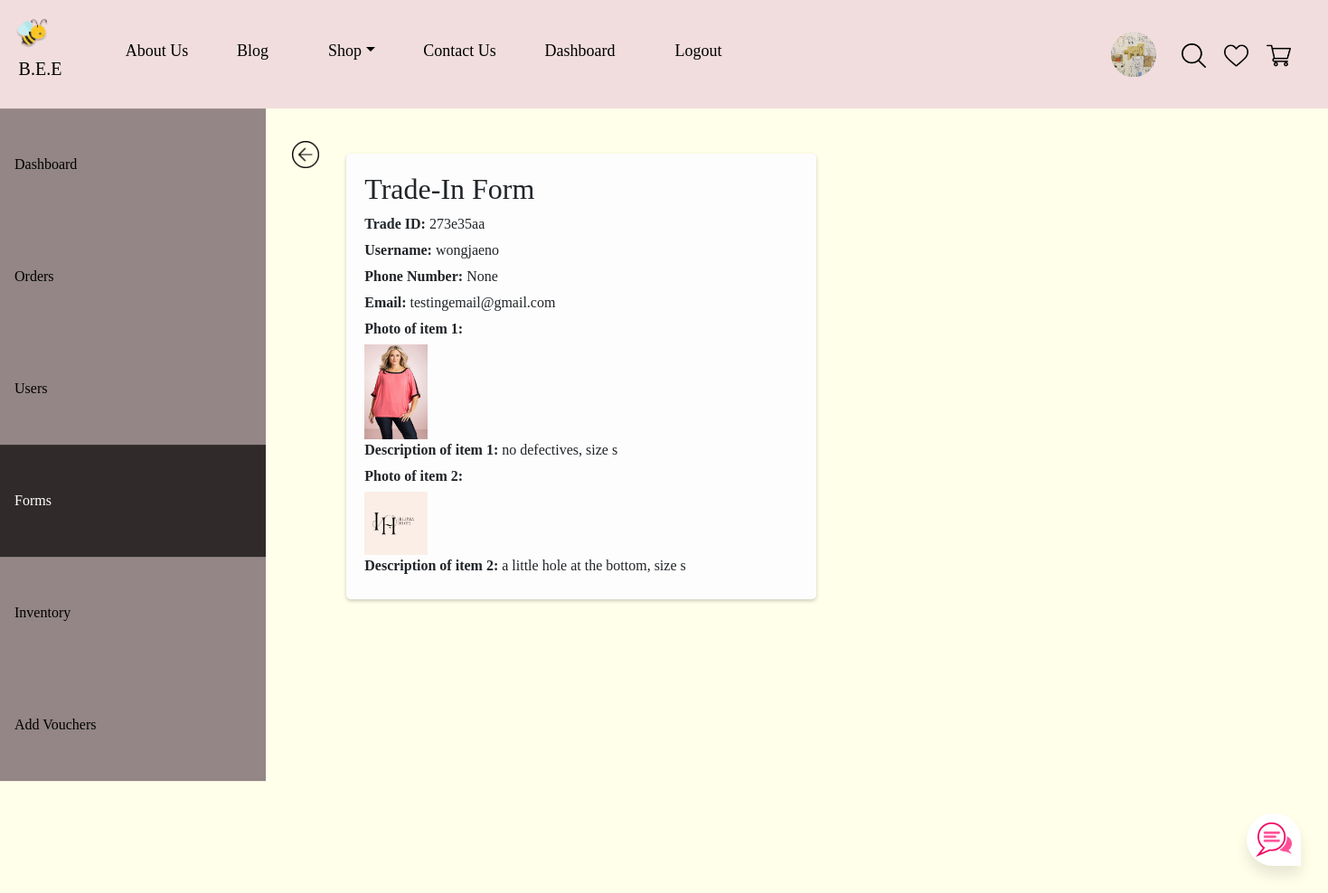
Page /retrieveform/273e35aa/wongjaeno (signed in) on the committed database.
### tables this page shows
CREATE TABLE user (user_id INTEGER PRIMARY KEY AUTOINCREMENT, username VARCHAR(255) NOT NULL UNIQUE, email VARCHAR(255) NOT NULL UNIQUE, password INT(255) NOT NULL, phone_no INT(8), dob STRING, gender STRING, profile_pic LONGBLOB, datetime INT NOT NULL DEFAULT CURRENT_TIMESTAMP);

CREATE TABLE tradeinform (username VARCHAR(255) NOT NULL, no_of_clothes INT, tradein_pic LONGBLOB, description TEXT, datetime INT NOT NULL DEFAULT CURRENT_TIMESTAMP, tradein_id STRING);

### app.py (the view)
@app.route('/retrieveform/<id>/<user>')
def retrieveform(id, user):
    con = sqlite3.connect('database.db')
    con.row_factory = sqlite3.Row
    cur = con.cursor()
    cur.execute('SELECT rowid, * FROM tradeinform WHERE tradein_id = ?', (id,))
    rows = cur.fetchall()
    cur.execute('SELECT rowid, * FROM user WHERE username = ?', (user,))
    user = cur.fetchall()
    con.close()
    return render_template('retrieveform.html', rows=rows, id=id, user=user)

### app.py (called while the page is built)
def get_db():
    db = getattr(g, '_database', None)
    if db is None:
        db = g._database = sqlite3.connect('database.db')
    return db

@app.teardown_appcontext
def close_connection(exception):
    db = getattr(g, '_database', None)
    if db is not None:
        db.close()

@app.before_request
def load_logged_in_user():
    user_id = session.get('user_id')
    if user_id is None:
        g.user = None
    else:
        g.user = get_db().execute(
            'SELECT * FROM user WHERE user_id = ?', (user_id,)
        ).fetchone()

### templates/retrieveform.html (shortened to what this page needs)
<!DOCTYPE html>
<html>
<head>
</head>
<body>
{% extends "base.html" %}
{% block content %}
<ul class="admin" style="float: left;">
  <li><a href="/admindashboard">Dashboard</a></li>
  <li>
    <a href="/orders">Orders</a>
  </li>
  <li><a  href="/users">Users</a></li>
  <li><a class="active" href="/forms">Forms</a></li>
  <li><a href="/admin_inventory">Inventory</a></li>
  <li><a href="/add_vouchers">Add Vouchers</a></li>
</ul>
<div class="backbtn"><a href="/forms" style="text-decoration: none;"><img src="/static/img/img_12.png" width="30px"></a></div>
<div style="margin-left:25%;padding:30px 16px;height:868px;">
  <div class="tradein-forms">
    <h2>Trade-In Form</h2>
    <p><b>Trade ID:</b> {{ id }}</p>
    {% for user in user %}
      <p><b>Username:</b> {{ user['username'] }}</p>
      <p><b>Phone Number:</b> {{ user['phone_no'] }}</p>
      <p><b>Email:</b> {{ user['email'] }}</p>
    {% endfor %}
    {% for row in rows %}
      <p><b>Photo of item {{ loop.index }}:</b> </p><img src="/static/img/{{ row['tradein_pic'] }}" class="img" onclick="showImagePopup('/static/img/{{ row['tradein_pic'] }}')" width="70px"/>
      <p><b>Description of item {{ loop.index }}:</b> {{ row['description'] }}</p>
    {% endfor %}
  </div>
</div>
</body>
</html>
{% endblock %}

### templates/retrieveform.html (style rules this page uses)
body { margin: 0; }
ul.admin { list-style-type: none; margin: 0; padding: 0; width: 20%; background-color: #948686 ; position: sticky; top: 120px; height: 100%; overflow-y: scroll; }
.admin li a { display: block; color: #000; padding: 50px 16px; text-decoration: none; }
.admin li a.active { background-color: #302A2A; color: white; }
.tradein-forms { margin-top: 20px; margin-right: 550px; padding: 20px; background-color: #FDFDFD; border-radius: 5px; box-shadow: 0 2px 4px rgba(0, 0, 0, 0.2); }
.tradein-forms p { margin-bottom: 5px; }

### templates/base.html (style rules this page uses)
html { background-color: #ffffea; }
body { background-color: #FFFFEA; overflow-x: hidden; overflow-y: scroll; }
* { margin:0px; padding:0px; box-sizing: border-box; font-family: 'Anko'; }
::placeholder { text-align: center; color: gray; opacity: 1; }
ul.admin { list-style-type: none; margin: 0; padding: 0; width: 20%; background-color: #948686 ; position: sticky; top: 120px; height: 100%; overflow-y: scroll; }
.admin li a { display: block; color: #000; padding: 50px 16px; text-decoration: none; }
.admin li a.active { background-color: #302A2A; color: white; }

### rows in the picture
user: username "wongjaeno", phone_no "None", email "testingemail@gmail.com"
tradeinform: tradein_pic (picture), description "no defectives, size s"
tradeinform: tradein_pic (picture), description "a little hole at the bottom, size s"

### other values in the picture
{{ id }} "273e35aa"
